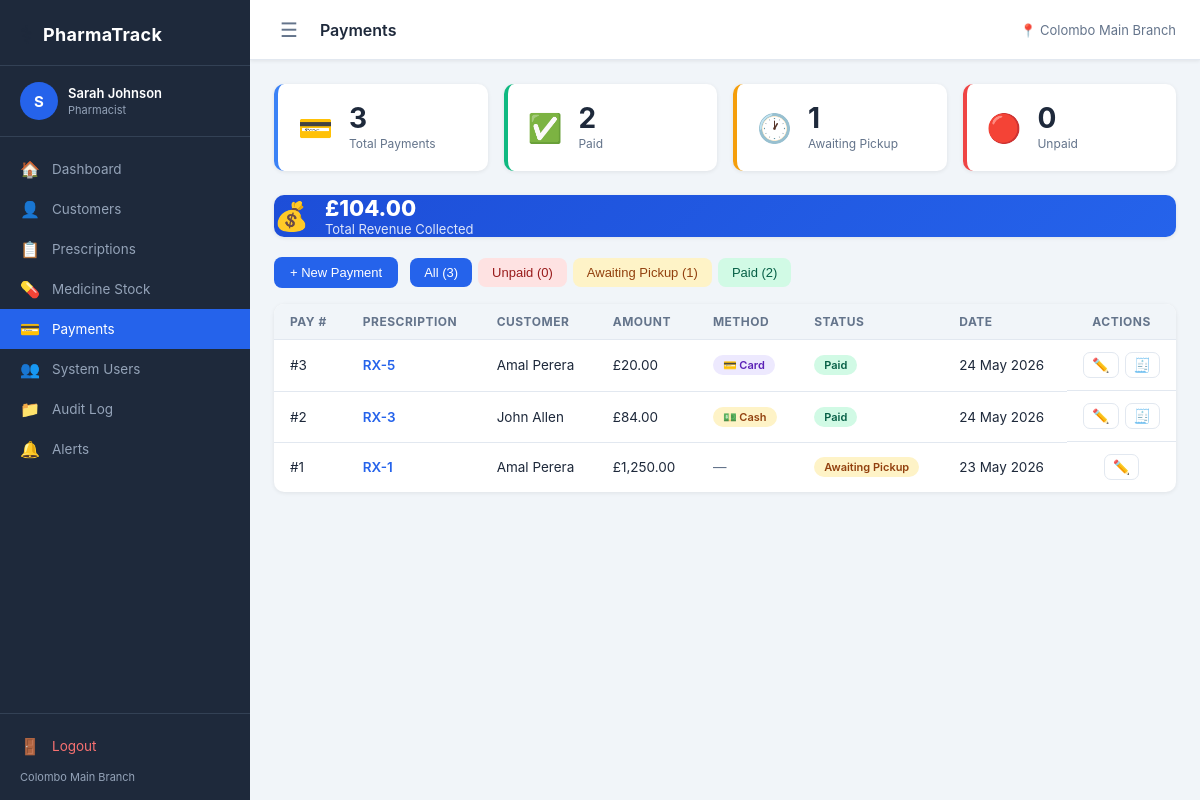
The page /pages/payments.php (signed in) on the database its author committed.
### tables this page shows
CREATE TABLE `PAYMENT` (
  `payment_id` int NOT NULL,
  `prescription_id` int NOT NULL,
  `amount` decimal(10,2) DEFAULT NULL,
  `payment_method` enum('cash','card') DEFAULT NULL,
  `payment_status` enum('unpaid','awaiting_pickup','paid') NOT NULL DEFAULT 'unpaid',
  `notes` text,
  `paid_at` datetime DEFAULT NULL,
  `system_user_id` int DEFAULT NULL,
  `billed_date` date NOT NULL,
  `invoice_pdf_path` varchar(255) DEFAULT NULL
);

CREATE TABLE `CUSTOMER` (
  `customer_id` int NOT NULL,
  `name` varchar(100) NOT NULL,
  `email` varchar(150) DEFAULT NULL,
  `date_of_birth` date DEFAULT NULL,
  `address` text,
  `medical_history` text,
  `allergies` text,
  `account_active` tinyint(1) NOT NULL DEFAULT '1'
);

### pages/payments.php (the view, shortened to what this page needs)
<?php
$db = getDB();
$payments = $db->query("
    SELECT pay.payment_id, pay.prescription_id, pay.amount,
           pay.payment_method, pay.payment_status, pay.notes,
           pay.billed_date, pay.paid_at,
           c.name AS customer_name, c.customer_id
    FROM PAYMENT pay
    JOIN PRESCRIPTION p ON p.prescription_id = pay.prescription_id
    JOIN CUSTOMER c     ON c.customer_id      = p.customer_id
    ORDER BY pay.billed_date DESC, pay.payment_id DESC
")->fetchAll();
$total    = count($payments);
$paid     = $unpaid = $awaiting = 0;
$revenue  = 0.0;
foreach ($payments as $pay) {
    if ($pay['payment_status'] === 'paid')            { $paid++;     $revenue += (float)($pay['amount'] ?? 0); }
    elseif ($pay['payment_status'] === 'unpaid')        $unpaid++;
    elseif ($pay['payment_status'] === 'awaiting_pickup') $awaiting++;
}
require_once __DIR__ . '/../includes/header.php';
?>
<div class="stats-grid">
    <div class="stat-card blue">
        <div class="stat-icon">💳</div>
        <div><div class="stat-value"><?= $total ?></div><div class="stat-label">Total Payments</div></div>
    </div>
    <div class="stat-card green">
        <div class="stat-icon">✅</div>
        <div><div class="stat-value"><?= $paid ?></div><div class="stat-label">Paid</div></div>
    </div>
    <div class="stat-card yellow">
        <div class="stat-icon">🕐</div>
        <div><div class="stat-value"><?= $awaiting ?></div><div class="stat-label">Awaiting Pickup</div></div>
    </div>
    <div class="stat-card red">
        <div class="stat-icon">🔴</div>
        <div><div class="stat-value"><?= $unpaid ?></div><div class="stat-label">Unpaid</div></div>
    </div>
</div>
<?php if ($revenue > 0): ?>
<div class="card" style="margin-bottom:20px;background:linear-gradient(135deg,#1d4ed8,#2563eb);color:#fff;">
    <div class="card-body" style="display:flex;align-items:center;gap:16px;">
        <span style="font-size:28px;">💰</span>
        <div>
            <div style="font-size:22px;font-weight:800;">£<?= number_format($revenue, 2) ?></div>
            <div style="font-size:13px;opacity:.85;">Total Revenue Collected</div>
        </div>
    </div>
</div>
<?php endif; ?>
<div style="display:flex;align-items:center;gap:12px;margin-bottom:16px;flex-wrap:wrap;">
    <button class="btn btn-primary" id="openNewPayment">+ New Payment</button>
    <div style="display:flex;gap:6px;" id="statusTabs">
        <button class="btn tab-btn active" data-filter="all">All (<?= $total ?>)</button>
        <button class="btn tab-btn" data-filter="unpaid" style="background:#fee2e2;color:#991b1b;">Unpaid (<?= $unpaid ?>)</button>
        <button class="btn tab-btn" data-filter="awaiting_pickup" style="background:#fef3c7;color:#92400e;">Awaiting Pickup (<?= $awaiting ?>)</button>
        <button class="btn tab-btn" data-filter="paid" style="background:#d1fae5;color:#065f46;">Paid (<?= $paid ?>)</button>
    </div>
</div>
<div class="card">
    <div class="card-body">
        <?php if ($payments): ?>
        <div class="table-wrap">
            <table id="paymentsTable">
                <thead>
                    <tr>
                        <th>Pay #</th>
                        <th>Prescription</th>
                        <th>Customer</th>
                        <th>Amount</th>
                        <th>Method</th>
                        <th>Status</th>
                        <th>Date</th>
                        <th style="width:100px;text-align:center;">Actions</th>
                    </tr>
                </thead>
                <tbody>
                    <?php foreach ($payments as $pay): ?>
                    <tr data-status="<?= $pay['payment_status'] ?>">
                        <td>#<?= $pay['payment_id'] ?></td>
                        <td>
                            <a href="/pages/prescriptions.php" style="color:var(--primary);font-weight:600;">
                                RX-<?= $pay['prescription_id'] ?>
                            </a>
                        </td>
                        <td><?= htmlspecialchars($pay['customer_name']) ?></td>
                        <td><?= $pay['amount'] !== null ? '£'.number_format((float)$pay['amount'], 2) : '<span style="color:var(--text-muted)">—</span>' ?></td>
                        <td>
                            <?php if ($pay['payment_method'] === 'cash'): ?>
                                <span class="badge" style="background:#fef3c7;color:#92400e;">💵 Cash</span>
                            <?php elseif ($pay['payment_method'] === 'card'): ?>
                                <span class="badge" style="background:#ede9fe;color:#5b21b6;">💳 Card</span>
                            <?php else: ?>
                                <span style="color:var(--text-muted)">—</span>
                            <?php endif; ?>
                        </td>
                        <td>
                            <?php
                            $statusStyles = [
                                'paid'            => 'background:#d1fae5;color:#065f46',
                                'awaiting_pickup' => 'background:#fef3c7;color:#92400e',
                                'unpaid'          => 'background:#fee2e2;color:#991b1b',
                            ];
                            $statusLabels = [
                                'paid'            => 'Paid',
                                'awaiting_pickup' => 'Awaiting Pickup',
                                'unpaid'          => 'Unpaid',
                            ];
                            $s = $pay['payment_status'];
                            ?>
                            <span class="badge" style="<?= $statusStyles[$s] ?? '' ?>">
                                <?= $statusLabels[$s] ?? ucfirst($s) ?>
                            </span>
                        </td>
                        <td><?= date('d M Y', strtotime($pay['billed_date'])) ?></td>
                        <td style="text-align:center;display:flex;gap:6px;justify-content:center;">
                            <a href="/pages/payment_form.php?rx=<?= $pay['prescription_id'] ?>"
                               class="btn-icon" title="Edit payment">✏️</a>
                            <?php if ($pay['payment_status'] === 'paid'): ?>
                                <a href="/pages/invoice.php?id=<?= $pay['prescription_id'] ?>"
                                   class="btn-icon" title="View invoice">🧾</a>
                            <?php endif; ?>
                        </td>
                    </tr>
                    <?php endforeach; ?>
                </tbody>
            </table>
        </div>
        <?php else: ?>
            <div class="empty-state">
                No payments recorded yet. Add a prescription and click <strong>Proceed to Payment</strong> to get started.
            </div>
        <?php endif; ?>
    </div>
</div>
<?php require_once __DIR__ . '/../includes/footer.php'; ?>

### assets/css/style.css (style rules this page uses)
:root { --sidebar-w: 250px; --header-h: 60px; --primary: #2563eb; --primary-dark: #1d4ed8; --sidebar-bg: #1e293b; --sidebar-text: #94a3b8; --sidebar-hover: #334155; --sidebar-active: #2563eb; --bg: #f1f5f9; --card-bg: #ffffff; --text: #1e293b; --text-muted: #64748b; --border: #e2e8f0; --success: #10b981; --warning: #f59e0b; --danger: #ef4444; --info: #3b82f6; --radius: 10px; --shadow: 0 1px 4px rgba(0,0,0,.08); --shadow-md: 0 4px 12px rgba(0,0,0,.10); }
*, *::before, *::after { box-sizing: border-box; margin: 0; padding: 0; }
body { font-family: -apple-system, BlinkMacSystemFont, 'Segoe UI', sans-serif; background: var(--bg); color: var(--text); font-size: 14px; }
a { text-decoration: none; color: inherit; }
.stats-grid { display: grid; grid-template-columns: repeat(auto-fill, minmax(200px, 1fr)); gap: 16px; margin-bottom: 24px; }
.stat-card { background: var(--card-bg); border-radius: var(--radius); padding: 20px; box-shadow: var(--shadow); display: flex; align-items: center; gap: 16px; border-left: 4px solid var(--primary); }
.stat-card.green { border-left-color: var(--success); }
.stat-card.yellow { border-left-color: var(--warning); }
.stat-card.red { border-left-color: var(--danger); }
.stat-card.blue { border-left-color: var(--info); }
.stat-icon { font-size: 28px; }
.stat-value { font-size: 28px; font-weight: 700; line-height: 1; }
.stat-label { font-size: 12px; color: var(--text-muted); margin-top: 4px; }
.card { background: var(--card-bg); border-radius: var(--radius); box-shadow: var(--shadow); overflow: hidden; margin-bottom: 24px; }
.card-body { padding: 0; }
.table-wrap { overflow-x: auto; }
table { width: 100%; border-collapse: collapse; }
thead th { background: var(--bg); padding: 10px 16px; text-align: left; font-size: 12px; text-transform: uppercase; letter-spacing: .5px; color: var(--text-muted); border-bottom: 1px solid var(--border); }
tbody td { padding: 12px 16px; border-bottom: 1px solid var(--border); font-size: 13.5px; }
tbody tr:last-child td { border-bottom: none; }
.badge { display: inline-block; padding: 3px 10px; border-radius: 20px; font-size: 11px; font-weight: 600; text-transform: capitalize; }
.btn { display: inline-flex; align-items: center; gap: 6px; padding: 8px 16px; border-radius: 8px; font-size: 13px; font-weight: 500; cursor: pointer; border: none; transition: background .15s; }
.btn-primary { background: var(--primary); color: #fff; }
.btn-icon { background: none; border: 1px solid var(--border); border-radius: 7px; padding: 5px 8px; cursor: pointer; font-size: 14px; transition: background .15s, border-color .15s; line-height: 1; }

### pages/payments.php (style rules this page uses)
.tab-btn { font-size:13px; padding:7px 14px; border-radius:8px; }
.tab-btn.active { background:var(--primary) !important; color:#fff !important; }

### rows shown on the page
payment: payment_id "3", prescription "5", customer.name "Amal Perera", amount "20.00", payment_method "💳 Card", payment_status "Paid", billed_date "24 May 2026"
payment: payment_id "2", prescription "3", customer.name "John Allen", amount "84.00", payment_method "💵 Cash", payment_status "Paid", billed_date "24 May 2026"
payment: payment_id "1", prescription "1", customer.name "Amal Perera", amount "1,250.00", payment_status "Awaiting Pickup", billed_date "23 May 2026"

### other values the page prints
substr($user['name'], 0, 1) "S"
$user['name'] "Sarah Johnson"
str_replace('_', ' ', $role) "Pharmacist"
$link['icon'] "🏠"
$link['label'] "Dashboard"
$link['icon'] "👤"
$link['label'] "Customers"
$link['icon'] "📋"
$link['label'] "Prescriptions"
$link['icon'] "💊"
$link['label'] "Medicine Stock"
$link['icon'] "💳"
$link['label'] "Payments"
$link['icon'] "👥"
$link['label'] "System Users"
